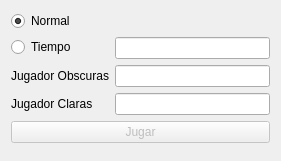
   <widget class="QWidget" name="formLayoutWidget">
    <property name="geometry">
     <rect>
      <x>20</x>
      <y>60</y>
      <width>281</width>
      <height>161</height>
     </rect>
    </property>
    <layout class="QFormLayout" name="formLayout">
     <item row="0" column="0">
      <widget class="QRadioButton" name="radioButton">
       <property name="text">
        <string>Normal</string>
       </property>
       <property name="checked">
        <bool>true</bool>
       </property>
      </widget>
     </item>
     <item row="1" column="0">
      <widget class="QRadioButton" name="radioButton_2">
       <property name="text">
        <string>Tiempo</string>
       </property>
      </widget>
     </item>
     <item row="1" column="1">
      <widget class="QLineEdit" name="lineEdit"/>
     </item>
     <item row="2" column="0">
      <widget class="QLabel" name="label_247">
       <property name="text">
        <string>Jugador Obscuras</string>
       </property>
      </widget>
     </item>
     <item row="2" column="1">
      <widget class="QLineEdit" name="lineEdit_2"/>
     </item>
     <item row="3" column="0">
      <widget class="QLabel" name="label_248">
       <property name="text">
        <string>Jugador Claras</string>
       </property>
      </widget>
     </item>
     <item row="3" column="1">
      <widget class="QLineEdit" name="lineEdit_3"/>
     </item>
     <item row="4" column="0" colspan="2">
      <widget class="QPushButton" name="pushButton">
       <property name="enabled">
        <bool>false</bool>
       </property>
       <property name="text">
        <string>Jugar</string>
       </property>
      </widget>
     </item>
    </layout>
   </widget>
